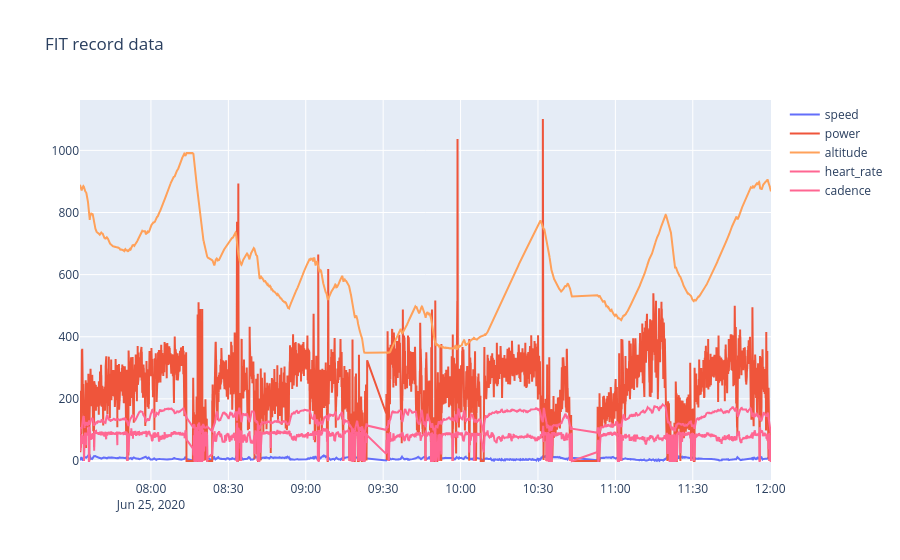

Notebook code cell kept with this figure:
### Markdown cell above
**READING THE FILES AND VERIFYING IF EVERYTHING WORKS**

### Code cell
from fitparse.base import FitFile
import sys
import fitparse as fit
from utils import project_root
import plotly.graph_objects as go

try:
    fitfile: FitFile = fit.FitFile(f"{project_root}/training_data/user1/25.06.20-fit.fit")
    fitfile.parse()
except FitParseError as e:
    print (f"Error while parsing .FIT file: {e}")
    sys.exit(1)

fields = set()
for record in fitfile.get_messages('record'):
    for data in record: 
        fields.add(data.name)
print(fields)

fields_to_select = ["heart_rate", "power", "cadence", "speed", "altitude"]
series = {f: {"t": [], "v": []} for f in fields}
for record in fitfile.get_messages("record"):
    values = record.get_values()
    ts = values.get("timestamp")
    for f in fields_to_select:
        if values.get(f) is not None:
            series[f]["t"].append(ts)
            series[f]["v"].append(values[f])

fig = go.Figure()
for f in fields:
    fig.add_scatter(x=series[f]["t"], y=series[f]["v"], name=f, mode="lines")

fig.update_layout(hovermode="x unified", title="FIT record data")
fig.show()

### Figure 1 — Plotly figure (JSON) as saved in the notebook; plotly's stock layout.template omitted (floating-point values rounded to 4 significant figures; data arrays with more than 128 entries replaced by an {"elided": "..."} marker saying what was removed)
{"data": [{"mode": "lines", "name": "speed", "type": "scatter", "x": {"elided": "14649 str values"}, "y": {"elided": "14649 float values"}}, {"mode": "lines", "name": "power", "type": "scatter", "x": {"elided": "14641 str values"}, "y": {"elided": "14641 int values"}}, {"mode": "lines", "name": "accumulated_power", "type": "scatter", "x": [], "y": []}, {"mode": "lines", "name": "left_right_balance", "type": "scatter", "x": [], "y": []}, {"mode": "lines", "name": "altitude", "type": "scatter", "x": {"elided": "14649 str values"}, "y": {"elided": "14649 float values"}}, {"mode": "lines", "name": "timestamp", "type": "scatter", "x": [], "y": []}, {"mode": "lines", "name": "heart_rate", "type": "scatter", "x": {"elided": "14649 str values"}, "y": {"elided": "14649 int values"}}, {"mode": "lines", "name": "distance", "type": "scatter", "x": [], "y": []}, {"mode": "lines", "name": "unknown_61", "type": "scatter", "x": [], "y": []}, {"mode": "lines", "name": "enhanced_altitude", "type": "scatter", "x": [], "y": []}, {"mode": "lines", "name": "position_long", "type": "scatter", "x": [], "y": []}, {"mode": "lines", "name": "temperature", "type": "scatter", "x": [], "y": []}, {"mode": "lines", "name": "enhanced_speed", "type": "scatter", "x": [], "y": []}, {"mode": "lines", "name": "fractional_cadence", "type": "scatter", "x": [], "y": []}, {"mode": "lines", "name": "position_lat", "type": "scatter", "x": [], "y": []}, {"mode": "lines", "name": "unknown_66", "type": "scatter", "x": [], "y": []}, {"mode": "lines", "name": "cadence", "type": "scatter", "x": {"elided": "14627 str values"}, "y": {"elided": "14627 int values"}}], "layout": {"hovermode": "x unified", "title": {"text": "FIT record data"}}}
